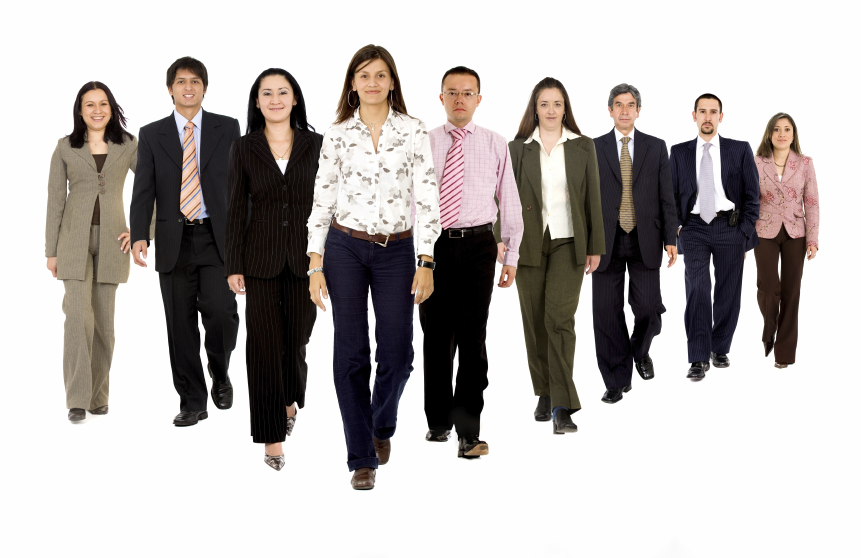
#> input picture OpenCV/py_dev/test_demo/groupface.jpg, 1722 x 1115 px (shown at 1/2 size)
$ python -i object_detect.py   (imports and definitions only)   (older library calls are emulated)
#> lines starting #> are read from the running program, lines starting #| are printed output that depends on the picture
#> further down, picture is the input picture: shape (1115, 1722, 3); mean B, G, R 179.3, 180.9, 185.5
### OpenCV/py_dev/src/smart_camera/Utility.py
'''
==========================
Utility
==========================
Created on June 26, 2017
@author: Xu Ronghua
@Email:  rxu22@binghamton.edu
@TaskDescription: This module provide utility class for user to call function.
'''

import configparser
import cv2
import numpy as np
import math
from enum import Enum

'''
@Function: Manage configuration setting in config.txt file.
'''
class UserConfig(object):

    def __init__(self):
        #new a RawConfigParser Objects
        self.myconfig = configparser.RawConfigParser()

        #read data from config file
        self.configFilePath = r'Config.txt'

    def getOpencvData(self):
        self.myconfig.read(self.configFilePath)
#> (reads OpenCV/py_dev/src/smart_camera/Config.txt from the repository)
        _data = self.myconfig.get('Opencv-config', 'opencv_data')
        return _data

    # [4 lines left out: function setOpencvData, not called in this run]

# Define draw type
class DrawType(Enum):
    Default = 0
    Rect = 1
    Center = 2
    LabelText = 4
    PolyLines = 8

#define Utilities and implement function
class Utilities():
    ScaleWeight_W=0.15
    ScaleWeight_H=0.2

    #return union of r inside q
    # [241 lines left out: functions union, intersection, rectInside, rectOverlap, rectCenter, pointInside and 11 more, not called in this run]


# [10 lines that do not run on import are left out]


### OpenCV/py_dev/src/smart_camera/object_detect.py
'''
==========================
Object detect.
==========================
Created on June 26, 2017
@author: Xu Ronghua
@Email:  rxu22@binghamton.edu
@TaskDescription: This module provide ObjDetect for user to detect object related feature in frame of video stream.
@Reference: https://opencv-python-tutroals.readthedocs.io/en/latest/py_tutorials/py_objdetect/py_face_detection/py_face_detection.html#face-detection
'''

import numpy as np
import copy
import cv2
from enum import Enum
import Utility as MyUtility

# Define feature type
class FeatureTpye(Enum):
    NoFeature = 0
    Face = 1
    Eyes = 2
    Body = 3

# Define motion type:Static--Compared with background frame;Dynamic--compare between pre_frame and cur_frame
class MotionType(Enum):
    Static = 0
    Dynamic = 1

#define MotionMethod
class MotionMethod(Enum):
    Diff = 0
    MOG = 1
    MOG2 = 2

class ObjDetect(object):

    '''ObjDetect construction function'''
    def __init__(self):
        #super().__init__()
        #initialize UserConfig()
        self.userconfig = MyUtility.UserConfig()
        #initialize BackgroundSubtractorMOG
        self.bgSubMOG = cv2.bgsegm.createBackgroundSubtractorMOG()
        self.bgSubMOG2 = cv2.createBackgroundSubtractorMOG2(detectShadows = True)

    '''detect faces on frame'''
    def detect_face(self,frame):

        opencv_data = self.userconfig.getOpencvData()+'/haarcascades/haarcascade_frontalface_alt.xml'

        #opencv_data = self.userconfig.getOpencvData()+'/haarcascades/haarcascade_upperbody.xml'

        #face_cascade = cv2.CascadeClassifier('D:\ProgramFiles/opencv/sources/data/haarcascades/haarcascade_frontalface_default.xml')
        face_cascade = cv2.CascadeClassifier(opencv_data)

        #copy frame to ret_frame
        ret_frame=copy.deepcopy(frame)

        gray = cv2.cvtColor(frame, cv2.COLOR_BGR2GRAY)
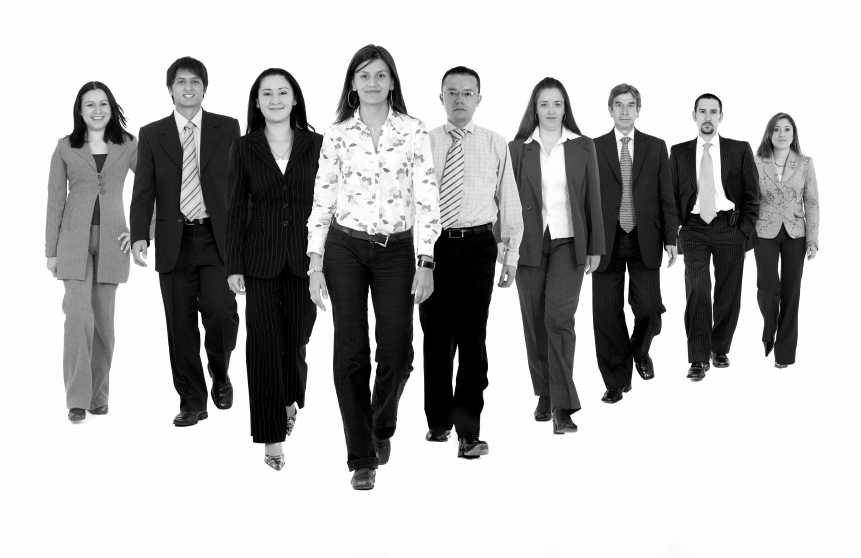
#> gray: shape (1115, 1722) (shown at 1/2 size); min 0, max 255, mean 182.1

        faces = face_cascade.detectMultiScale(gray, 1.3, 5)
#> faces = [[158, 183, 70, 70], [1219, 187, 63, 63], [1383, 199, 65, 65], [1539, 240, 52, 52], [342, 137, 71, 71], [509, 155, 84, 84], [882, 157, 79, 79], [1069, 185, 66, 66], [701, 119, 89, 89]]

        #plot rectangle on each face
        '''for (x,y,w,h) in faces:
            ret_frame = cv2.rectangle(frame,(x,y),(x+w,y+h),(255,0,0),2)  '''

        #used for filtered found object to only record father contour's location
        #found_filtered=MyUtility.Utilities.rect_filter(faces)

        #return marked frame and faces list
        return ret_frame,faces

    '''detect eyes on frame'''
    def detect_eye(self,frame):

        opencv_data = self.userconfig.getOpencvData()+'/haarcascades/haarcascade_eye.xml'

        #face_cascade = cv2.CascadeClassifier('D:\ProgramFiles/opencv/sources/data/haarcascades/haarcascade_eye.xml')
        eye_cascade = cv2.CascadeClassifier(opencv_data)

        #copy frame to ret_frame
        ret_frame=copy.deepcopy(frame)

        #get faces list
        _, faces = self.detect_face(frame)

        gray = cv2.cvtColor(ret_frame, cv2.COLOR_BGR2GRAY)

        eyes = eye_cascade.detectMultiScale(gray, 1.3, 5)
#> eyes = [[749, 140, 24, 24], [717, 142, 22, 22], [350, 152, 22, 22], [379, 153, 21, 21], [894, 176, 22, 22], [922, 177, 23, 23], [1078, 199, 21, 21], [1395, 213, 21, 21], [1544, 250, 20, 20]]

        #for each face to recognize eyes
        for (x,y,w,h) in faces:
            roi_gray = gray[y:y+h, x:x+w]
            roi_color = ret_frame[y:y+h, x:x+w]
            eyes = eye_cascade.detectMultiScale(roi_gray)
            for (ex,ey,ew,eh) in eyes:
                cv2.rectangle(roi_color,(ex,ey),(ex+ew,ey+eh),(0,255,0),2)
#> this loop made 9 passes
#> (x, y, w, h, eyes) on passes 2 to 9: (1219, 187, 63, 63, [[8, 11, 22, 22], [32, 14, 20, 20]]), (1383, 199, 65, 65, [[11, 13, 23, 23], [33, 14, 21, 21]]), (1539, 240, 52, 52, [[24, 8, 21, 21], [3, 9, 22, 22]]), (342, 137, 71, 71, [[9, 15, 23, 23], [36, 16, 23, 23]]), (509, 155, 84, 84, [[44, 19, 24, 24], [13, 20, 25, 25]]), (882, 157, 79, 79, [[10, 18, 24, 24], [41, 19, 25, 25]]), (1069, 185, 66, 66, [[9, 13, 23, 23], [35, 13, 22, 22]]), (701, 119, 89, 89, [[16, 23, 23, 23], [48, 20, 25, 25]])
#> pass 1, in detect_eye, `roi_gray = gray[y:y+h, x:x+w]`:
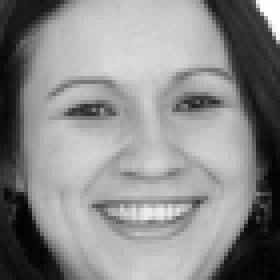
#> roi_gray: shape (70, 70) (shown 4 times larger); min 2, max 254, mean 138.5
#> pass 1, in detect_eye, `roi_color = ret_frame[y:y+h, x:x+w]`:
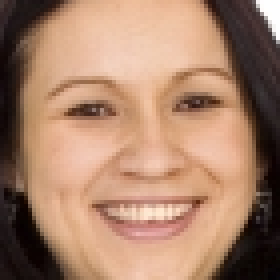
#> roi_color: shape (70, 70, 3) (shown 4 times larger); mean B, G, R 106.2, 129.7, 167.9
#> pass 2, in detect_eye, `roi_gray = gray[y:y+h, x:x+w]`:
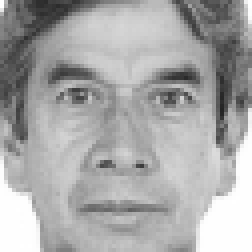
#> roi_gray: shape (63, 63) (shown 4 times larger); min 36, max 255, mean 168.7
#> pass 2, in detect_eye, `roi_color = ret_frame[y:y+h, x:x+w]`:
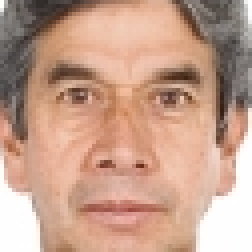
#> roi_color: shape (63, 63, 3) (shown 4 times larger); mean B, G, R 140.3, 159.5, 197.6
#> after the loop:
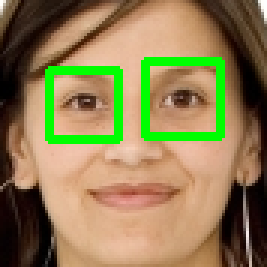
#> roi_color: shape (89, 89, 3) (shown 3 times larger); mean B, G, R 83, 126.5, 143.1
#> after the loop:
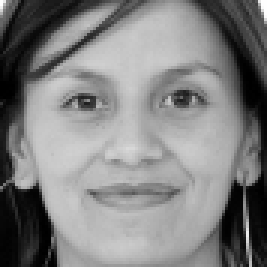
#> roi_gray: shape (89, 89) (shown 3 times larger); min 0, max 254, mean 128.4

        return ret_frame

    # [50 lines left out: functions detectBody, Classifier_Human, detectHuman, not called in this run]
    '''
    Compare difference between _preframe and _curframe to detect object
    '''
    # [24 lines left out: function detectMotionDiff, not called in this run]

    '''
    Through BackgroundSubtractorMOG
    '''
    # [47 lines left out: functions detectMotionMOG, test_fun, not called in this run]

# [2 lines not run here, left out]


>>> import cv2
>>> picture = cv2.imread('../../test_demo/groupface.jpg')
>>> result = ObjDetect().detect_eye(picture)
